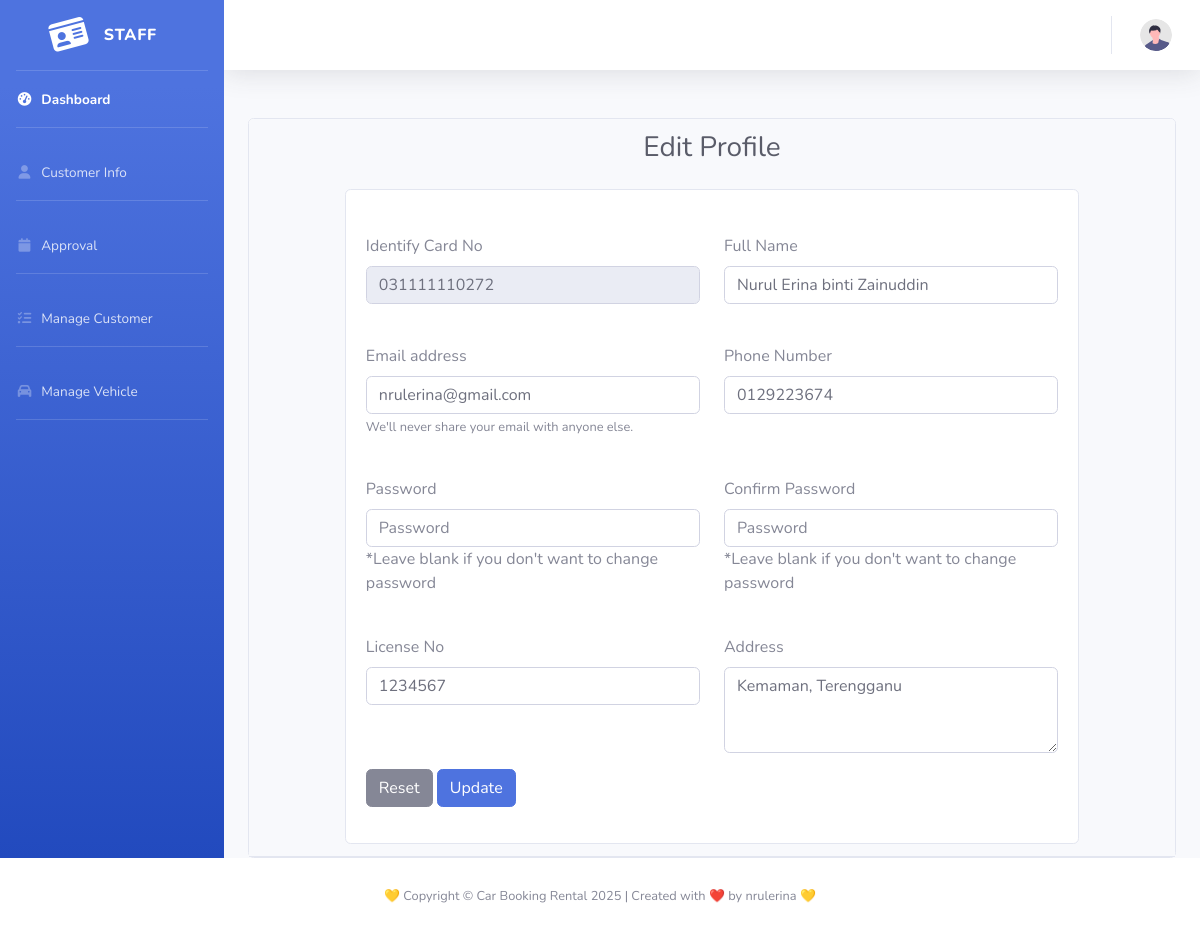
/edit-profile-staff.php (signed in), run on the app's committed database.
### tables this page shows
CREATE TABLE `tb_user` (
  `u_ic` varchar(15) NOT NULL,
  `u_pwd` varchar(30) NOT NULL,
  `u_name` varchar(100) NOT NULL,
  `u_phone` varchar(20) NOT NULL,
  `u_email` varchar(50) DEFAULT NULL,
  `u_add` varchar(200) NOT NULL,
  `u_lic` varchar(20) NOT NULL,
  `u_type` int(2) NOT NULL,
  `u_cpwd` varchar(30) DEFAULT NULL
);

### edit-profile-staff.php (the view, shortened to what this page needs)
<?php
include('dbconnect.php');
$suic = $_SESSION['suic'];
$sql_user = "SELECT * FROM `tb_user` WHERE `u_ic` = '$suic'";
$result_user = $con->query($sql_user);
$user = $result_user->fetch_assoc();
?>
<!DOCTYPE html>
<html lang="en">
<head>
    <link rel="stylesheet" href="https://stackpath.bootstrapcdn.com/bootstrap/4.5.2/css/bootstrap.min.css">
</head>
<body id="page-top">
    <div id="wrapper">
        <?php include 'sidebar2.php'; ?>
        <div id="content-wrapper" class="d-flex flex-column">
            <div id="content">
                <?php include 'topbar2.php'; ?>
                <div class="container-fluid">
                    <br>
                    <br>
                    <div class="card card-position">
                        <div class="card-header">
<div class="d-sm-flex align-items-center justify-content-between mb-4">
    <h1 class="h3 mb-0 text-gray-800 center-text">Edit Profile</h1>
</div>
                            <div class="row justify-content-center">
                                <div class="col-lg-10 col-12">
                                    <div class="card">
                                        <div class="card-body">
                                            <form method="POST" action="editprocess.php">
                    <div class="row">
                      <div class="form-group col-lg-6 col-12">
                        <label for="ic" class="form-label mt-4">Identify Card No</label>
                        <input type="text" name="fic" class="form-control" id="ic" placeholder="IC number without dash(-)" reqired autocomplete="off" fdprocessedid="hj4en9" value="<?= $user['u_ic'] ?>" readonly>
                      </div>
                      <div class="form-group col-lg-6 col-12">
                        <label for="fullname" class="form-label mt-4">Full Name</label>
                        <input type="text" name="fname" class="form-control" id="fullname" placeholder="Name according to ic" autocomplete="off" fdprocessedid="hj4en9" value="<?= $user['u_name'] ?>">
                      </div>
                    </div>
                    <div class="row">
                      <div class="form-group col-lg-6 col-12">
                        <label for="email" class="form-label mt-4">Email address</label>
                        <input type="email" name="femail" class="form-control" id="email" aria-describedby="emailHelp" placeholder="Enter email" fdprocessedid="g7o475" value="<?= $user['u_email'] ?>">
                        <small id="emailHelp" class="form-text text-muted">We'll never share your email with anyone else.</small>
                      </div>
                      <div class="form-group col-lg-6 col-12">
                        <label for="phone" class="form-label mt-4">Phone Number</label>
                        <input type="text" name="fphone" class="form-control" id="phone" placeholder="Please include country code" autocomplete="off" fdprocessedid="hj4en9" value="<?= $user['u_phone'] ?>">
                      </div>
                    </div>
                    <div class="row">
                      <div class="form-group col-lg-6 col-12">
                      <label for="fpwd" class="form-label mt-4">Password</label>
                      <input type="password" name="fpwd" class="form-control" id="fpwd" placeholder="Password" autocomplete="off" fdprocessedid="hj4en9" value="">
                      <span class="text-muted">*Leave blank if you don't want to change password</span>
                    </div>
                     <div class="form-group col-lg-6 col-12">
                      <label for="fcpwd" class="form-label mt-4">Confirm Password</label>
                      <input type="password" name="fcpwd" class="form-control" id="fcpwd" placeholder="Password" autocomplete="off" fdprocessedid="hj4en9" value="">
                      <span class="text-muted">*Leave blank if you don't want to change password</span>
                    </div>
                </div>
                    <div class="row">
                      <div class="form-group col-lg-6 col-12">
                      <label for="flic" class="form-label mt-4">License No</label>
                      <input type="text" name="flic" class="form-control" id="flic" placeholder="Driving license number" autocomplete="off" fdprocessedid="hj4en9" value="<?= $user['u_lic'] ?>">
                    </div>
                    <div class="form-group col-lg-6 col-12">
                      <label for="fadd" class="form-label mt-4">Address</label>
                      <textarea class="form-control" name="fadd" id="fadd" rows="3"><?= $user['u_add'] ?></textarea>
                    </div>
                </div>
                    <div class="form-group">
                                                    <button type="reset" class="btn btn-secondary" fdprocessedid="n4qfe8">Reset</button>
                                                    <button type="submit" class="btn btn-primary" fdprocessedid="xyaiug">Update</button>
                                                </div>
                                            </form>
                                        </div>
                                    </div>
                                </div>
                            </div>
                        </div>
                    </div>
                </div>
            </div>
        </div>
    </div>
    <?php include 'footer-vehicle.php'; ?>
</body>
</html>
</body>
</html>

### edit-profile-staff.php (style rules this page uses)
.center-text { margin-left: auto; margin-right: auto; }

### data on the page
tb_user: fic "031111110272", fname "Nurul Erina binti Zainuddin", femail "nrulerina@gmail.com", fphone "0129223674", flic "1234567", fadd "Kemaman, Terengganu"
